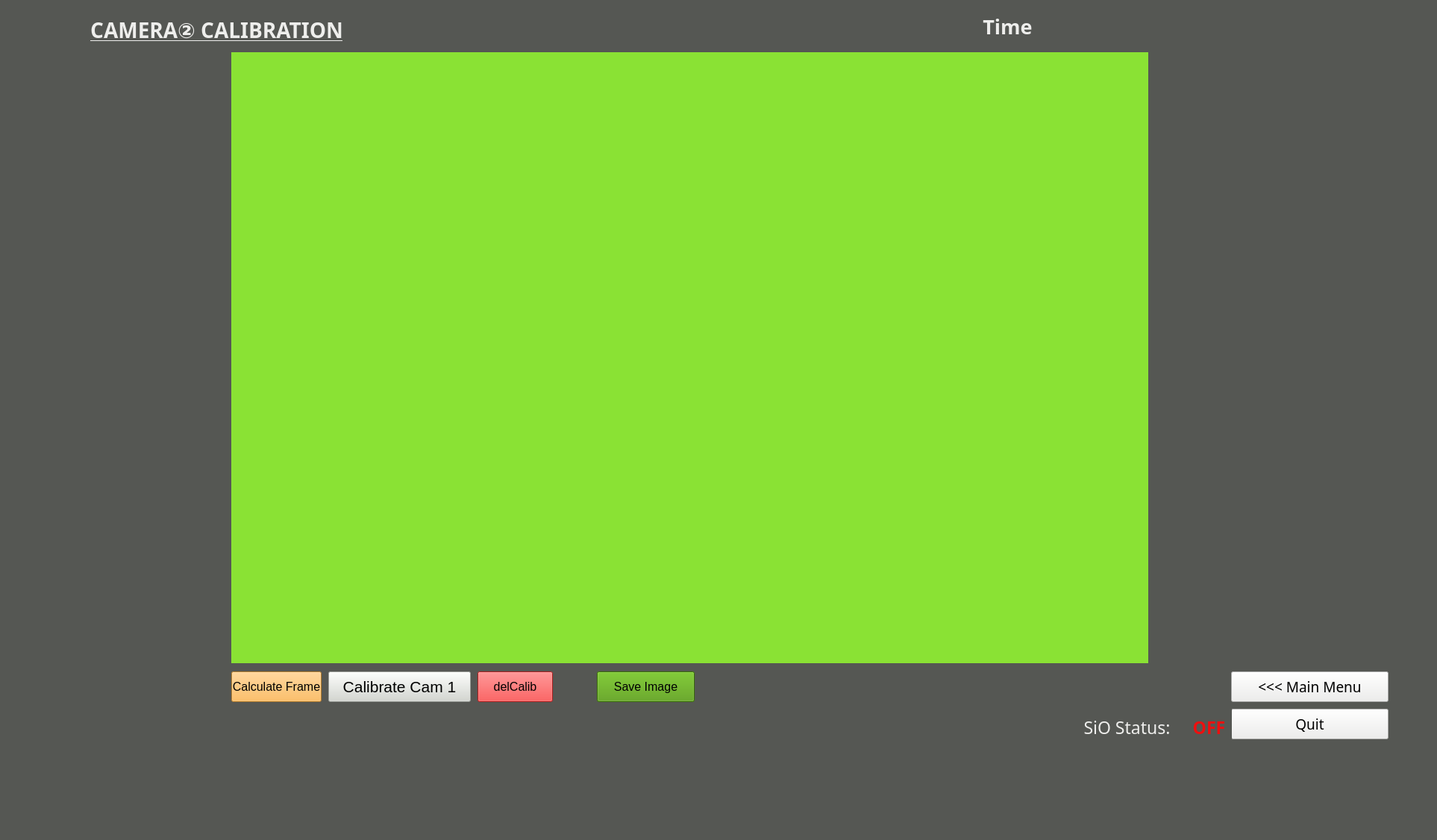
<?xml version="1.0" encoding="UTF-8"?>
<ui version="4.0">
 <class>CameraCalibration2</class>
 <widget class="QMainWindow" name="CameraCalibration2">
  <property name="enabled">
   <bool>true</bool>
  </property>
  <property name="geometry">
   <rect>
    <x>0</x>
    <y>0</y>
    <width>1926</width>
    <height>1126</height>
   </rect>
  </property>
  <property name="windowTitle">
   <string>MainWindow</string>
  </property>
  <property name="styleSheet">
   <string notr="true">background-color: rgb(85, 87, 83);</string>
  </property>
  <widget class="QWidget" name="calibrationWidget">
   <property name="enabled">
    <bool>true</bool>
   </property>
   <widget class="QLabel" name="label">
    <property name="geometry">
     <rect>
      <x>50</x>
      <y>20</y>
      <width>481</width>
      <height>41</height>
     </rect>
    </property>
    <property name="font">
     <font>
      <family>Ubuntu Mono</family>
      <pointsize>21</pointsize>
      <weight>75</weight>
      <bold>true</bold>
      <underline>true</underline>
     </font>
    </property>
    <property name="styleSheet">
     <string notr="true">color: rgb(238, 238, 236);</string>
    </property>
    <property name="text">
     <string>CAMERA② CALIBRATION</string>
    </property>
    <property name="alignment">
     <set>Qt::AlignCenter</set>
    </property>
   </widget>
   <widget class="QLabel" name="camFrame">
    <property name="geometry">
     <rect>
      <x>310</x>
      <y>70</y>
      <width>1229</width>
      <height>819</height>
     </rect>
    </property>
    <property name="styleSheet">
     <string notr="true">background-color: rgb(138, 226, 52);</string>
    </property>
    <property name="text">
     <string/>
    </property>
    <property name="alignment">
     <set>Qt::AlignCenter</set>
    </property>
   </widget>
   <widget class="QPushButton" name="quitbutton">
    <property name="geometry">
     <rect>
      <x>1650</x>
      <y>950</y>
      <width>211</width>
      <height>41</height>
     </rect>
    </property>
    <property name="font">
     <font>
      <family>Ubuntu Mono</family>
      <pointsize>14</pointsize>
     </font>
    </property>
    <property name="styleSheet">
     <string notr="true">background-color: rgb(238, 238, 236);</string>
    </property>
    <property name="text">
     <string>Quit</string>
    </property>
   </widget>
   <widget class="QPushButton" name="mainmenubutton">
    <property name="geometry">
     <rect>
      <x>1650</x>
      <y>900</y>
      <width>211</width>
      <height>41</height>
     </rect>
    </property>
    <property name="font">
     <font>
      <family>Ubuntu Mono</family>
      <pointsize>14</pointsize>
     </font>
    </property>
    <property name="styleSheet">
     <string notr="true">background-color: rgb(238, 238, 236);</string>
    </property>
    <property name="text">
     <string>&lt;&lt;&lt; Main Menu</string>
    </property>
   </widget>
   <widget class="QLabel" name="label_5">
    <property name="geometry">
     <rect>
      <x>1440</x>
      <y>950</y>
      <width>141</width>
      <height>41</height>
     </rect>
    </property>
    <property name="font">
     <font>
      <family>Ubuntu Mono</family>
      <pointsize>17</pointsize>
      <weight>50</weight>
      <bold>false</bold>
      <underline>false</underline>
     </font>
    </property>
    <property name="styleSheet">
     <string notr="true">color: rgb(238, 238, 236);</string>
    </property>
    <property name="text">
     <string>SiO Status:</string>
    </property>
    <property name="alignment">
     <set>Qt::AlignBottom|Qt::AlignHCenter</set>
    </property>
   </widget>
   <widget class="QLabel" name="status_sio">
    <property name="geometry">
     <rect>
      <x>1590</x>
      <y>950</y>
      <width>61</width>
      <height>41</height>
     </rect>
    </property>
    <property name="font">
     <font>
      <family>Ubuntu Mono</family>
      <pointsize>17</pointsize>
      <weight>75</weight>
      <bold>true</bold>
      <underline>false</underline>
     </font>
    </property>
    <property name="styleSheet">
     <string notr="true">color: rgb(238, 15, 15);</string>
    </property>
    <property name="text">
     <string>OFF</string>
    </property>
    <property name="alignment">
     <set>Qt::AlignBottom|Qt::AlignHCenter</set>
    </property>
   </widget>
   <widget class="QPushButton" name="delCalib">
    <property name="geometry">
     <rect>
      <x>640</x>
      <y>900</y>
      <width>101</width>
      <height>41</height>
     </rect>
    </property>
    <property name="font">
     <font>
      <pointsize>12</pointsize>
     </font>
    </property>
    <property name="styleSheet">
     <string notr="true">background-color: rgb(239, 41, 41);</string>
    </property>
    <property name="text">
     <string>delCalib</string>
    </property>
   </widget>
   <widget class="QPushButton" name="arucoCheck">
    <property name="geometry">
     <rect>
      <x>800</x>
      <y>900</y>
      <width>131</width>
      <height>41</height>
     </rect>
    </property>
    <property name="font">
     <font>
      <pointsize>12</pointsize>
     </font>
    </property>
    <property name="styleSheet">
     <string notr="true">background-color: rgb(78, 154, 6);</string>
    </property>
    <property name="text">
     <string>Save Image</string>
    </property>
   </widget>
   <widget class="QPushButton" name="calibCam">
    <property name="geometry">
     <rect>
      <x>440</x>
      <y>900</y>
      <width>191</width>
      <height>41</height>
     </rect>
    </property>
    <property name="font">
     <font>
      <pointsize>16</pointsize>
     </font>
    </property>
    <property name="styleSheet">
     <string notr="true">background-color: rgb(211, 215, 207);</string>
    </property>
    <property name="text">
     <string>Calibrate Cam 1</string>
    </property>
   </widget>
   <widget class="QPushButton" name="calibSingleFrame">
    <property name="geometry">
     <rect>
      <x>310</x>
      <y>900</y>
      <width>121</width>
      <height>41</height>
     </rect>
    </property>
    <property name="font">
     <font>
      <pointsize>12</pointsize>
     </font>
    </property>
    <property name="styleSheet">
     <string notr="true">background-color: rgb(252, 175, 62);</string>
    </property>
    <property name="text">
     <string>Calculate Frame</string>
    </property>
   </widget>
   <widget class="QLabel" name="timeLabel">
    <property name="geometry">
     <rect>
      <x>1170</x>
      <y>10</y>
      <width>361</width>
      <height>51</height>
     </rect>
    </property>
    <property name="font">
     <font>
      <family>Ubuntu Mono</family>
      <pointsize>20</pointsize>
      <weight>75</weight>
      <bold>true</bold>
     </font>
    </property>
    <property name="styleSheet">
     <string notr="true">color: rgb(238, 238, 236);</string>
    </property>
    <property name="text">
     <string>Time</string>
    </property>
    <property name="alignment">
     <set>Qt::AlignCenter</set>
    </property>
   </widget>
  </widget>
  <widget class="QMenuBar" name="menubar">
   <property name="geometry">
    <rect>
     <x>0</x>
     <y>0</y>
     <width>1926</width>
     <height>21</height>
    </rect>
   </property>
  </widget>
  <widget class="QStatusBar" name="statusbar"/>
 </widget>
 <resources/>
 <connections/>
</ui>
